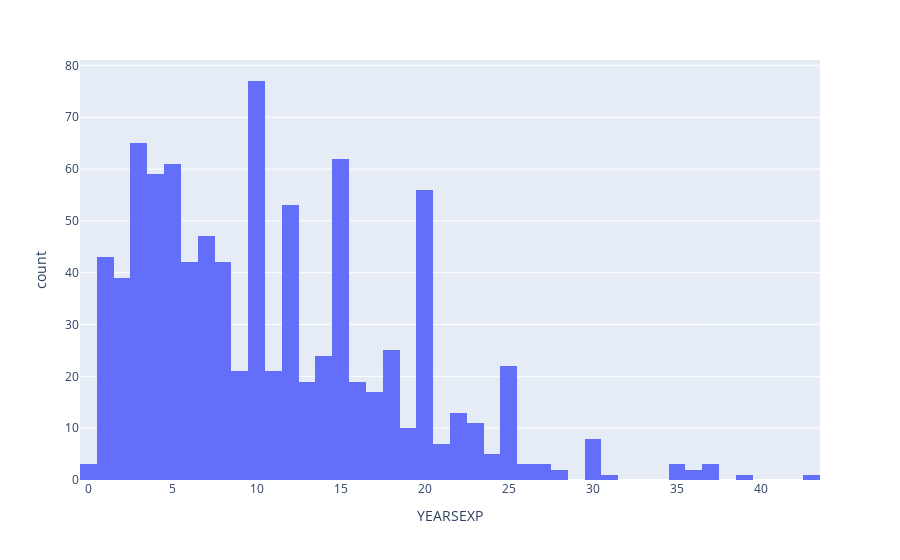

The code cell stored with this chart in its notebook:
### Code cell
fig = px.histogram(data, x="YEARSEXP")
fig.show()

### Figure 1 — Plotly figure (JSON) as saved in the notebook; plotly's stock layout.template omitted (floating-point values rounded to 4 significant figures; data arrays with more than 128 entries replaced by an {"elided": "..."} marker saying what was removed)
{"data": [{"alignmentgroup": "True", "bingroup": "x", "hoverlabel": {"namelength": 0}, "hovertemplate": "YEARSEXP=%{x}<br>count=%{y}", "legendgroup": "", "marker": {"color": "#636efa"}, "name": "", "offsetgroup": "", "orientation": "v", "showlegend": false, "type": "histogram", "x": {"elided": "913 int values"}, "xaxis": "x", "yaxis": "y"}], "layout": {"barmode": "relative", "legend": {"tracegroupgap": 0}, "margin": {"t": 60}, "xaxis": {"anchor": "y", "domain": [0, 1], "title": {"text": "YEARSEXP"}}, "yaxis": {"anchor": "x", "domain": [0, 1], "title": {"text": "count"}}}}
